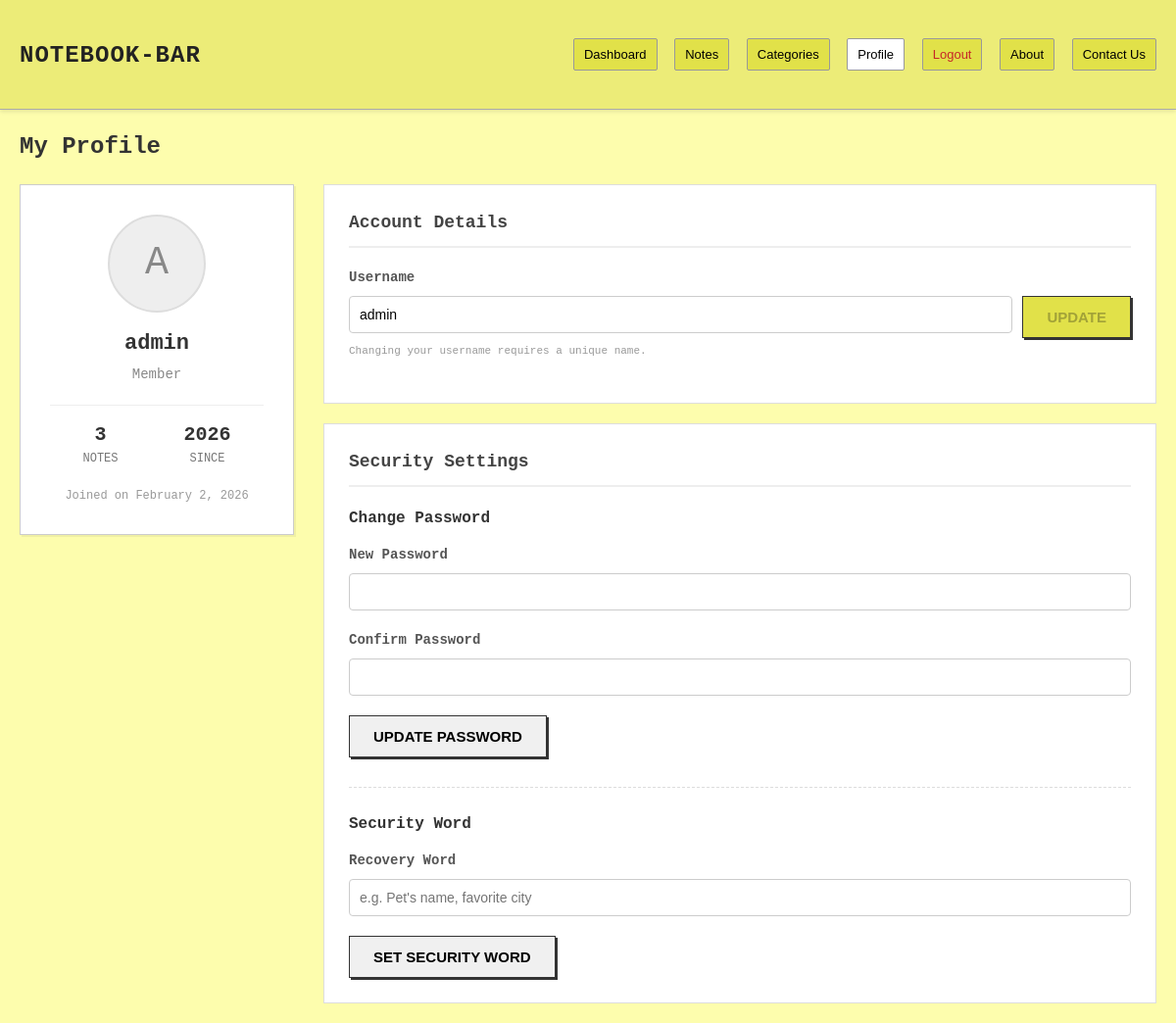
Screenshot of /profile.php (signed in) with the database file from the repository.
### tables this page shows
CREATE TABLE `users` (
  `id` int(11) NOT NULL,
  `username` varchar(255) NOT NULL,
  `password` varchar(255) NOT NULL,
  `role` enum('user','admin') NOT NULL DEFAULT 'user',
  `is_active` tinyint(1) DEFAULT 1,
  `date_created` datetime NOT NULL DEFAULT current_timestamp(),
  `date_modified` datetime NOT NULL DEFAULT current_timestamp() ON UPDATE current_timestamp(),
  `security_word` varchar(255) DEFAULT NULL,
  `security_word_set` tinyint(1) NOT NULL DEFAULT 0
);

### includes/data_access.php (called while the page is built, shortened)
<?php
require_once 'db.php';
function is_logged_in()
{
    return isset($_SESSION['user_id']) && $_SESSION['user_id'] > 0;
}
function get_current_user_id()
{
    return isset($_SESSION['user_id']) ? $_SESSION['user_id'] : 0;
}
function get_notes($filters = [])
{
    global $conn;
    $uid = get_current_user_id();
    $notes = [];
    $archived = isset($filters['archived']) ? intval($filters['archived']) : 0;
    $category = isset($filters['category']) ? $filters['category'] : null;
    $search = isset($filters['search']) ? trim($filters['search']) : null;
    if (is_logged_in()) {
        $sql = "SELECT n.*, p.text, c.name as category_name, c.color as category_color,
                (SELECT COUNT(*) FROM pages WHERE note_id = n.id) as page_count
                FROM notes n
                LEFT JOIN pages p ON n.id = p.note_id AND p.page_number = 1
                LEFT JOIN categories c ON n.category_id = c.id
                WHERE n.user_id = $uid AND n.is_archived = $archived";
        $sql .= " ORDER BY n.is_pinned DESC, n.date_last DESC";
        $result = mysqli_query($conn, $sql);
        while ($row = mysqli_fetch_assoc($result)) {
            $row['category'] = $row['category_name'] ? $row['category_name'] : 'General';
            $notes[] = $row;
        }
    }
    return $notes;
}
function get_user_by_username($username)
{
    global $conn;
    $username = mysqli_real_escape_string($conn, $username);
    $result = mysqli_query($conn, "SELECT * FROM users WHERE username = '$username' LIMIT 1");
    return mysqli_fetch_assoc($result);
}
?>

### profile.php (the view, shortened to what this page needs)
<?php
include 'includes/data_access.php';
$user = get_user_by_username($_SESSION['username']);
$username = $user['username'];
$join_date = date("F j, Y", strtotime($user['date_created']));
$notes_res = get_notes(['limit' => 1000]);
$note_count = count($notes_res);
?>
<!DOCTYPE html>
<html lang="en">
<head>
    <link rel="stylesheet" href="css/style.css?v=<?php echo time(); ?>">
</head>
<body>
    <header>
        <div class="header-inner">
            <h1><a href="dashboard.php">Notebook-BAR</a></h1>
            <nav>
                <a href="dashboard.php">Dashboard</a>
                <a href="index.php">Notes</a>
                <a href="categories.php">Categories</a>
                <?php if (is_logged_in()): ?>
                    <a href="profile.php" style="background: #fff;">Profile</a>
                    <a href="logout.php" style="color: #c62828;">Logout</a>
                <?php else: ?>
                    <a href="login.php" style="color: #2e7d32;">Login</a>
                <?php endif; ?>
                <a href="about.php">About</a>
                <a href="contact.php">Contact Us</a>
            </nav>
        </div>
    </header>
    <div class="container">
        <h2 style="margin-bottom: 20px;">My Profile</h2>
        <div class="profile-layout">
            <div class="profile-card">
                <div class="profile-avatar">
                    <?php echo strtoupper(substr($username, 0, 1)); ?>
                </div>
                <h3 style="margin: 0; font-size: 22px;"><?php echo htmlspecialchars($username); ?></h3>
                <div style="color: #888; font-size: 14px; margin-top: 5px;">Member</div>
                <div class="stat-box">
                    <div class="stat-item">
                        <div class="stat-value"><?php echo $note_count; ?></div>
                        <div class="stat-label">Notes</div>
                    </div>
                    <div class="stat-item">
                        <div class="stat-value"><?php echo date("Y", strtotime($user['date_created'])); ?></div>
                        <div class="stat-label">Since</div>
                    </div>
                </div>
                <div style="margin-top: 20px; font-size: 12px; color: #999;">
                    Joined on <?php echo $join_date; ?>
                </div>
            </div>
            <div>
                <div class="settings-section">
                    <div class="section-header">Account Details</div>
                    <form method="post">
                        <div class="form-group">
                            <label class="form-label">Username</label>
                            <div style="display: flex; gap: 10px;">
                                <div style="flex-grow: 1;">
                                    <input type="text" id="username_input" name="new_username" class="form-input"
                                        value="<?php echo htmlspecialchars($username); ?>" required autocomplete="off">
                                </div>
                                <button type="submit" id="save_username_btn" class="btn btn-primary"
                                    disabled>Update</button>
                            </div>
                            <div style="font-size: 11px; color: #999; margin-top: 5px;">
                                Changing your username requires a unique name.
                            </div>
                        </div>
                    </form>
                </div>
                <div class="settings-section">
                    <div class="section-header">Security Settings</div>
                    <form method="post" style="margin-bottom: 30px;">
                        <h4 style="margin: 0 0 15px 0;">Change Password</h4>
                        <div class="form-group">
                            <label class="form-label">New Password</label>
                            <input type="password" name="new_password" class="form-input" required>
                        </div>
                        <div class="form-group">
                            <label class="form-label">Confirm Password</label>
                            <input type="password" name="confirm_password" class="form-input" required>
                        </div>
                        <button type="submit" name="change_password" class="btn btn-secondary">Update Password</button>
                    </form>
                    <hr style="border: 0; border-top: 1px dashed #ddd; margin: 25px 0;">
                    <form method="post">
                        <h4 style="margin: 0 0 15px 0;">Security Word</h4>
                        <div class="form-group">
                            <label class="form-label">Recovery Word</label>
                            <input type="text" name="security_word" class="form-input"
                                placeholder="e.g. Pet's name, favorite city" required>
                        </div>
                        <button type="submit" name="update_security_word" class="btn btn-secondary">Set Security
                            Word</button>
                    </form>
                </div>
            </div>
        </div>
    </div>
</body>
</html>

### css/style.css (style rules this page uses)
* { box-sizing: border-box; }
:root { --bg-color: #fdfdad; --header-bg: #ecec78; --nav-bg: #e1e149; --card-bg: #fffde7; --text-primary: #333; --text-secondary: #555; --border-color: #d1d190; --shadow: 2px 2px 4px rgba(0, 0, 0, 0.15); }
body { background-color: var(--bg-color); margin: 0; padding: 0; font-family: 'Courier New', Courier, monospace; color: var(--text-primary); line-height: 1.5; }
a { text-decoration: none; color: inherit; }
header { background-color: var(--header-bg); border-bottom: 1px solid #aaa; padding: 10px 0; box-shadow: 0 2px 4px rgba(0, 0, 0, 0.1); margin-bottom: 15px; }
.header-inner { max-width: 1200px; margin: 0 auto; padding: 0 20px; display: flex; justify-content: space-between; align-items: center; }
header h1 a { font-size: 24px; font-weight: bold; color: #222; text-transform: uppercase; letter-spacing: 1px; }
header nav a { font-family: Arial, sans-serif; font-size: 13px; margin-left: 8px; padding: 6px 10px; background-color: var(--nav-bg); border: 1px solid #999; border-radius: 2px; color: #000; display: inline-block; }
.container { max-width: 1200px; margin: 0 auto; padding: 0 20px; }
.btn { font-family: Arial, sans-serif; font-weight: bold; padding: 12px 24px; cursor: pointer; border: 1px solid #333; background: #fff; text-transform: uppercase; font-size: 15px; box-shadow: 2px 2px 0 #333; transition: all 0.1s; box-sizing: border-box; }
.btn-primary { background-color: var(--nav-bg); }
.btn-secondary { background-color: #f0f0f0; display: inline-block; }

### profile.php (style rules this page uses)
.profile-layout { display: grid; grid-template-columns: 280px 1fr; gap: 30px; align-items: start; }
.profile-card { background: #fff; border: 1px solid #ccc; padding: 30px; text-align: center; box-shadow: 2px 2px 0 rgba(0, 0, 0, 0.05); }
.profile-avatar { width: 100px; height: 100px; background: #eee; border-radius: 50%; margin: 0 auto 15px; display: flex; align-items: center; justify-content: center; font-size: 40px; color: #888; border: 2px solid #ddd; }
.stat-box { display: flex; justify-content: space-around; margin-top: 20px; border-top: 1px solid #eee; padding-top: 15px; }
.stat-item { text-align: center; }
.stat-value { font-size: 20px; font-weight: bold; color: #333; }
.stat-label { font-size: 12px; color: #777; text-transform: uppercase; }
.settings-section { background: #fff; border: 1px solid #ddd; padding: 25px; margin-bottom: 20px; }
.section-header { font-size: 18px; font-weight: bold; margin-bottom: 20px; padding-bottom: 10px; border-bottom: 2px solid #eee; color: #444; }
.form-group { margin-bottom: 20px; }
.form-label { display: block; margin-bottom: 8px; font-weight: bold; font-size: 14px; color: #555; }
.form-input { width: 100%; padding: 10px; border: 1px solid #ccc; border-radius: 4px; box-sizing: border-box; font-size: 14px; }

### rows the page displays
users: username "A", username "admin", date_created "2026", date_created "February 2, 2026", new_username "admin"

### other values shown
$note_count "3"
